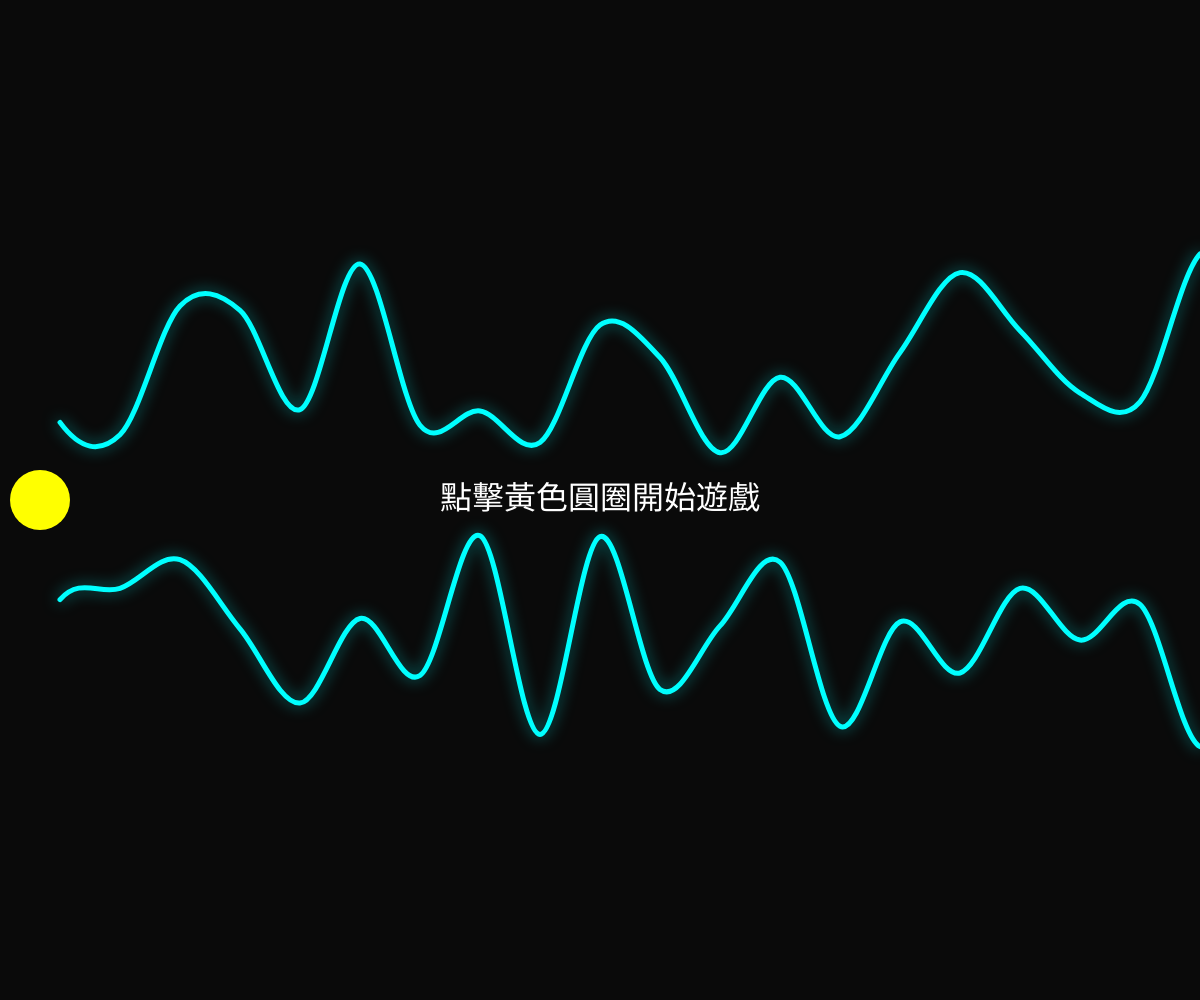
Frame 1 (no input)
Frame 60 (no input): identical to frame 1, image omitted
Frame 120 (the mouse pressed at the canvas centre since frame 60): identical to frame 1, image omitted

The p5.js sketch that drew this single still picture (run headless with seeded random() and noise() and a simulated clock; from frame 60 on, the mouse is pressed at the canvas centre):

// p5.js sketch
// ── sketch.js
// 不規則曲線電流急急棒 - 優化版
let topPoints = [];       
let bottomPoints = [];    
let state = 'waiting';    
let startCircleRadius = 30;
let startCirclePos;
let flashTimer = 0;       
let playerColor;

function setup() {
  createCanvas(windowWidth, windowHeight);
  generatePath(); 
  startCirclePos = createVector(40, height / 2);
  playerColor = color(0, 255, 255); // 預設螢光藍
  textSize(32);
}

function draw() {
  background(10); // 深色背景更有霓虹感

  if (state === 'waiting') {
    drawPath();
    drawStartPoint();
    showUI("點擊黃色圓圈開始遊戲", [255, 255, 255]);
  } 
  
  else if (state === 'playing') {
    drawPath();
    drawPlayer();    // 核心修正：畫出隨鼠移動的感應點
    checkCollision();
    checkSuccess();
  } 
  
  else if (state === 'gameover') {
    if (flashTimer > 0) {
      background(150, 0, 0); // 失敗時的震懾感
      flashTimer--;
    }
    drawPath();
    showUI("GAME OVER\n點擊畫面重新開始", [255, 100, 100]);
  } 
  
  else if (state === 'success') {
    drawPath();
    showUI("SUCCESS!\n妳成功抵達終點", [100, 255, 100]);
  }
}

// 產生更精細的邊界 (增加點的數量以縮小判定誤差)
function generatePath() {
  topPoints = [];
  bottomPoints = [];
  let segments = 20; // 增加分段，讓直線判定趨近曲線視覺
  let spacing = width / segments;
  
  for (let i = 0; i <= segments + 1; i++) {
    let x = i * spacing;
    // 確保起點與終點有足夠空間
    let padding = (i === 0 || i === segments) ? 0.2 : 0; 
    let topY = random(height * 0.25, height * (0.48 - padding));
    let bottomY = random(height * (0.52 + padding), height * 0.75);
    topPoints.push(createVector(x, topY));
    bottomPoints.push(createVector(x, bottomY));
  }
}

function drawPath() {
  push();
  noFill();
  strokeWeight(5);
  // 增加設計感的發光效果
  drawingContext.shadowBlur = 15;
  drawingContext.shadowColor = 'rgba(0, 255, 255, 0.5)';
  stroke(0, 255, 255);

  // 上邊界
  beginShape();
  for (let p of topPoints) curveVertex(p.x, p.y);
  endShape();

  // 下邊界
  beginShape();
  for (let p of bottomPoints) curveVertex(p.x, p.y);
  endShape();
  pop();
}

function drawStartPoint() {
  fill(255, 255, 0);
  noStroke();
  ellipse(startCirclePos.x, startCirclePos.y, startCircleRadius * 2);
}

function drawPlayer() {
  // 畫出玩家正在操控的小圓點
  fill(255);
  noStroke();
  drawingContext.shadowBlur = 20;
  drawingContext.shadowColor = 'white';
  ellipse(mouseX, mouseY, 15, 15);
  
  // 畫一條淡淡的虛線連回起點（增加連結感）
  stroke(255, 50);
  strokeWeight(1);
  line(mouseX, mouseY, startCirclePos.x, startCirclePos.y);
}

function mousePressed() {
  if (state === 'waiting') {
    let d = dist(mouseX, mouseY, startCirclePos.x, startCirclePos.y);
    if (d < startCircleRadius) {
      state = 'playing';
    }
  } else if (state === 'success' || state === 'gameover') {
    generatePath(); // 重新玩時換地圖
    state = 'waiting';
  }
}

function checkCollision() {
  if (mouseX < 0 || mouseX > width) return;

  let topY = getBoundaryY(topPoints, mouseX);
  let bottomY = getBoundaryY(bottomPoints, mouseX);

  if (mouseY < topY || mouseY > bottomY) {
    state = 'gameover';
    flashTimer = 15;
  }
}

function getBoundaryY(points, x) {
  for (let i = 0; i < points.length - 1; i++) {
    let x1 = points[i].x;
    let x2 = points[i + 1].x;
    if (x >= x1 && x <= x2) {
      let t = (x - x1) / (x2 - x1);
      return lerp(points[i].y, points[i + 1].y, t);
    }
  }
  return points[points.length - 1].y;
}

function checkSuccess() {
  if (mouseX >= width - 20) {
    state = 'success';
  }
}

function showUI(msg, col) {
  textAlign(CENTER, CENTER);
  fill(col);
  noStroke();
  drawingContext.shadowBlur = 0; // 文字不發光以免模糊
  text(msg, width / 2, height / 2);
}

function windowResized() {
  resizeCanvas(windowWidth, windowHeight);
  generatePath();
  startCirclePos = createVector(40, height / 2);
}
